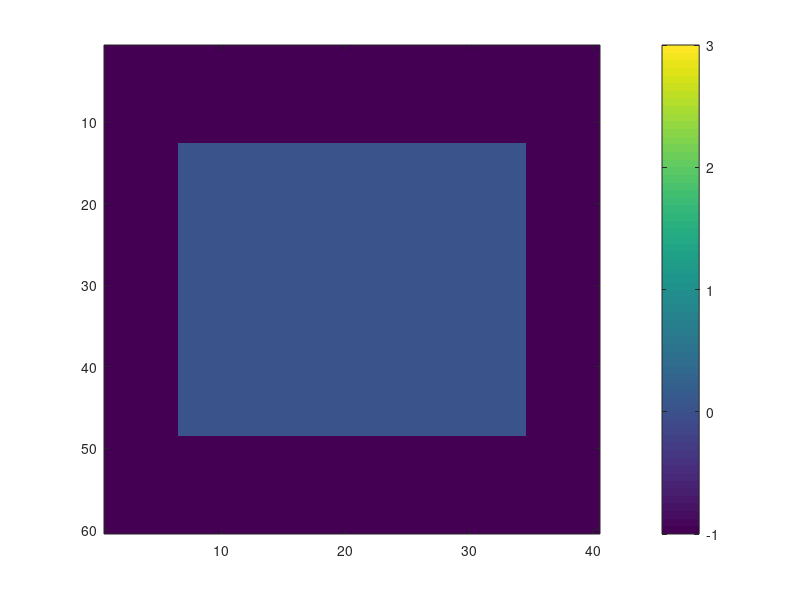
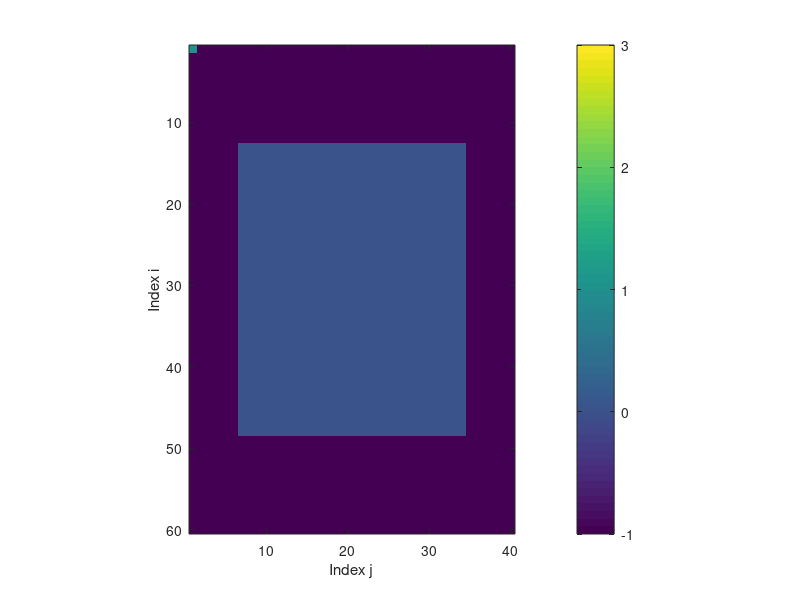

The MATLAB script that drew these images, in order: (Note: this script raises an error after producing the figures.)
%% Solution by Stefan Sicklinger 2019: CA-CFAR
clc;
close all;
%%%%%%%%%%%%%%%%%%%%%%%%%%%%%%%%%%%%%%%%%%%%%%%%%%%%%%%%%%%%%%%%%%%%%%%%%%%
% Data_points
Ni = 60; % range
Nj = 40; % doppler
% Generate random noise
s=abs(rand(Ni,Nj));
%Targets location. Assigning bin 100, 200, 300 and 700 as Targets
%with the amplitudes of 8, 9, 4, 11.
s(ceil(0.35*Ni),ceil(0.35*Nj))=8;
s(ceil(0.25*Ni),ceil(0.65*Nj))=9;
s(ceil(0.3*Ni),ceil(0.3*Nj))=5;
s(ceil(0.7*Ni),ceil(0.7*Nj))=11;
%Training Cells
T=[8,4];
%Guard Cells
G=[4,2];
% 2. Slide window across the signal length
% initlal image
CFARImage=zeros(Ni,Nj);
threshold=zeros(Ni,Nj);
singalFiltered=zeros(Ni,Nj);
% Offset : Adding room above noise threshold for desired SNR
offset=10;
% 3 -> training cell
% 2 -> guard cell
% 1 -> cell under test
iSpan=[T(1)+G(1), Ni-T(1)-G(1)+1 ];
jSpan=[T(2)+G(2), Nj-T(2)-G(2)+1 ];
for j = 1:Nj
    for i = 1:Ni
        if(~(i>iSpan(1) && i<iSpan(2) && j>jSpan(1) && j<jSpan(2)))
            s(i,j)=0;
            CFARImage(i,j)=-1;
        end
    end
end
imagesc(CFARImage);
colorbar;
caxis([-1 3]);
writeFile = 1;
if(writeFile)
    h = figure;
    filename = '2dCACFAR.gif';
end
nFrame=1;
for j = 1:Nj
    for i = 1:Ni
        noise_level=0;
        lowerIndexi=i-G(1)-T(1);
        lowerIndexj=j-G(2)-T(2);
        upperIndexi=i+G(1)+T(1);
        upperIndexj=j+G(2)+T(2);
        CFARImage(i,j)=1; % CUT
        if((lowerIndexi>0 && lowerIndexj>0) && (upperIndexi<=Ni && upperIndexj<=Nj) )
            for k = lowerIndexi:upperIndexi
                for l = lowerIndexj:upperIndexj
                    if(((i~=k) || (j~=l)))% spare CUT
                        CFARImage(k,l)=3; % coloring training cell
                        noise_level=s(k,l)+noise_level;
                    end
                end
            end
            % remove guard
            for k = (i-G(1)):(i+G(1))
                for l = (j-G(2)):(j+G(2))
                    if(((i~=k) || (j~=l)))% spare CUT
                        CFARImage(k,l)=CFARImage(k,l)-1; % coloring guard cell
                        noise_level=noise_level-s(k,l);
                    end
                end
            end
        end
        %Compute CFAR
        totalNumberTrainingCells=(2*(T(1)+G(1))+1)*(2*(T(2)+G(2))+1)-((2*G(1)+1)*(2*G(2)+1));
        threshold(i,j) = (noise_level/(totalNumberTrainingCells))*offset;
        %Filter the signal above the threshold
        signal =s(i,j);
        if(s(i,j)<threshold(i,j))
            signal=0;
        end
        singalFiltered(i,j) = signal;
        imagesc(CFARImage);
        colorbar;
        caxis([-1 3]);
        xlabel('Index j');
        ylabel('Index i');
        pbaspect([Nj Ni 1]);
                %pause(0);
        if(writeFile)
            drawnow
            % Capture the plot as an image
            frame = getframe(h);
            im = frame2im(frame);
            [imind,cm] = rgb2ind(im,256);
            if nFrame == 1
                imwrite(imind,cm,filename,'gif','DelayTime',0.025, 'Loopcount',inf);
            else
                imwrite(imind,cm,filename,'gif','DelayTime',0.025, 'WriteMode','append');
            end
            nFrame=nFrame+1;
        end
        CFARImage=zeros(Ni,Nj);
        for m = 1:Nj
            for n = 1:Ni
                if(s(n,m)==0)
                    CFARImage(n,m)=-1;
                end
            end
        end
    end
end
%plot the output
subplot(3,1,1);
surf(s);
title('Raw signal');
subplot(3,1,2);
surf(threshold);
title('CA CFAR threshold');
subplot(3,1,3);
surf(singalFiltered);
title('CA CFAR filtered');